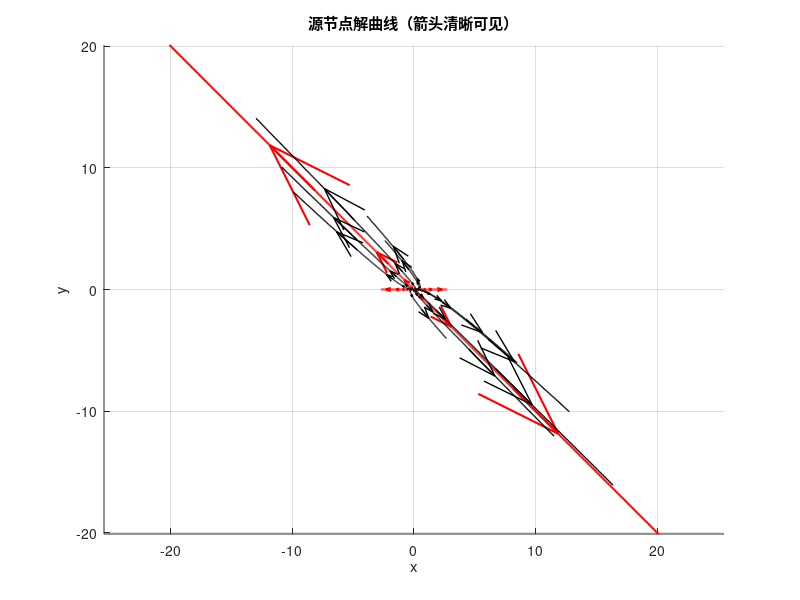

Write MATLAB code to recreate this figure.
% 定义时间范围，确保曲线有足够的长度展示趋势
t = linspace(-2, 1, 1000); 
% 定义箭头间隔：每隔多少个数据点画一个箭头
arrow_interval = 150; 
% 箭头矢量放大倍数（核心：强制放大箭头的指向矢量，确保箭头可见）
arrow_magnify = 50; 

hold on;

% ===================== 1. 绘制四条红色特殊解曲线（带清晰箭头） =====================
% 特殊解1: c1=1, c2=0
x1 = 1*exp(3*t) + 0*exp(t);
y1 = -1*exp(3*t) + 0*exp(t);
plot(x1, y1, 'r-', 'LineWidth', 1.5);
% 循环添加均匀分布的箭头
for pos = arrow_interval:arrow_interval:length(t)-1
    % 计算箭头的x/y方向增量（放大后确保可见）
    dx = (x1(pos+1)-x1(pos)) * arrow_magnify;
    dy = (y1(pos+1)-y1(pos)) * arrow_magnify;
    % 移除Scale参数，仅保留AutoScale='off'和MaxHeadSize（兼容所有MATLAB版本）
    quiver(x1(pos), y1(pos), dx, dy, ...
           'Color', 'r', ...
           'MaxHeadSize', 0.8,...  % 大幅增大箭头头部
           'AutoScale', 'off', ... % 强制关闭自动缩放（关键！）
           'LineWidth', 1.5);   % 加粗箭头杆部
end

% 特殊解2: c1=-1, c2=0
x2 = -1*exp(3*t) + 0*exp(t);
y2 = 1*exp(3*t) + 0*exp(t);
plot(x2, y2, 'r-', 'LineWidth', 1.5);
for pos = arrow_interval:arrow_interval:length(t)-1
    dx = (x2(pos+1)-x2(pos)) * arrow_magnify;
    dy = (y2(pos+1)-y2(pos)) * arrow_magnify;
    quiver(x2(pos), y2(pos), dx, dy, ...
           'Color', 'r', 'MaxHeadSize', 0.8, 'AutoScale', 'off', 'LineWidth', 1.5);
end

% 特殊解3: c1=0, c2=1
x3 = 0*exp(3*t) + 1*exp(t);
y3 = 0*exp(3*t) + 0*exp(t);
plot(x3, y3, 'r-', 'LineWidth', 1.5);
for pos = arrow_interval:arrow_interval:length(t)-1
    dx = (x3(pos+1)-x3(pos)) * arrow_magnify;
    dy = (y3(pos+1)-y3(pos)) * arrow_magnify;
    quiver(x3(pos), y3(pos), dx, dy, ...
           'Color', 'r', 'MaxHeadSize', 0.8, 'AutoScale', 'off', 'LineWidth', 1.5);
end

% 特殊解4: c1=0, c2=-1
x4 = 0*exp(3*t) - 1*exp(t);
y4 = 0*exp(3*t) + 0*exp(t);
plot(x4, y4, 'r-', 'LineWidth', 1.5);
for pos = arrow_interval:arrow_interval:length(t)-1
    dx = (x4(pos+1)-x4(pos)) * arrow_magnify;
    dy = (y4(pos+1)-y4(pos)) * arrow_magnify;
    quiver(x4(pos), y4(pos), dx, dy, ...
           'Color', 'r', 'MaxHeadSize', 0.8, 'AutoScale', 'off', 'LineWidth', 1.5);
end

% ===================== 2. 绘制10条黑色一般解曲线（带清晰箭头） =====================
c_combinations = [
    0.5, 1;    -0.3, 0.8;   0.2, -0.5;   -0.4, -0.7;   0.6, -0.2;
    -0.7, 0.4;  0.3, 0.9;   -0.5, -0.3;  0.8, 0.1;    -0.2, 0.6;
];

for i = 1:size(c_combinations, 1)
    c1 = c_combinations(i, 1);
    c2 = c_combinations(i, 2);
    x = c1*exp(3*t) + c2*exp(t);
    y = -c1*exp(3*t) + 0*exp(t);
    plot(x, y, 'k-', 'LineWidth', 1);
    
    for pos = arrow_interval:arrow_interval:length(t)-1
        dx = (x(pos+1)-x(pos)) * arrow_magnify;
        dy = (y(pos+1)-y(pos)) * arrow_magnify;
        quiver(x(pos), y(pos), dx, dy, ...
               'Color', 'k', 'MaxHeadSize', 0.6, 'AutoScale', 'off', 'LineWidth', 1);
    end
end

% ===================== 3. 图形美化设置 =====================
axis equal; % 等比例坐标轴
xlabel('x'); ylabel('y');
title('源节点解曲线（箭头清晰可见）');
grid on; 
hold off;
